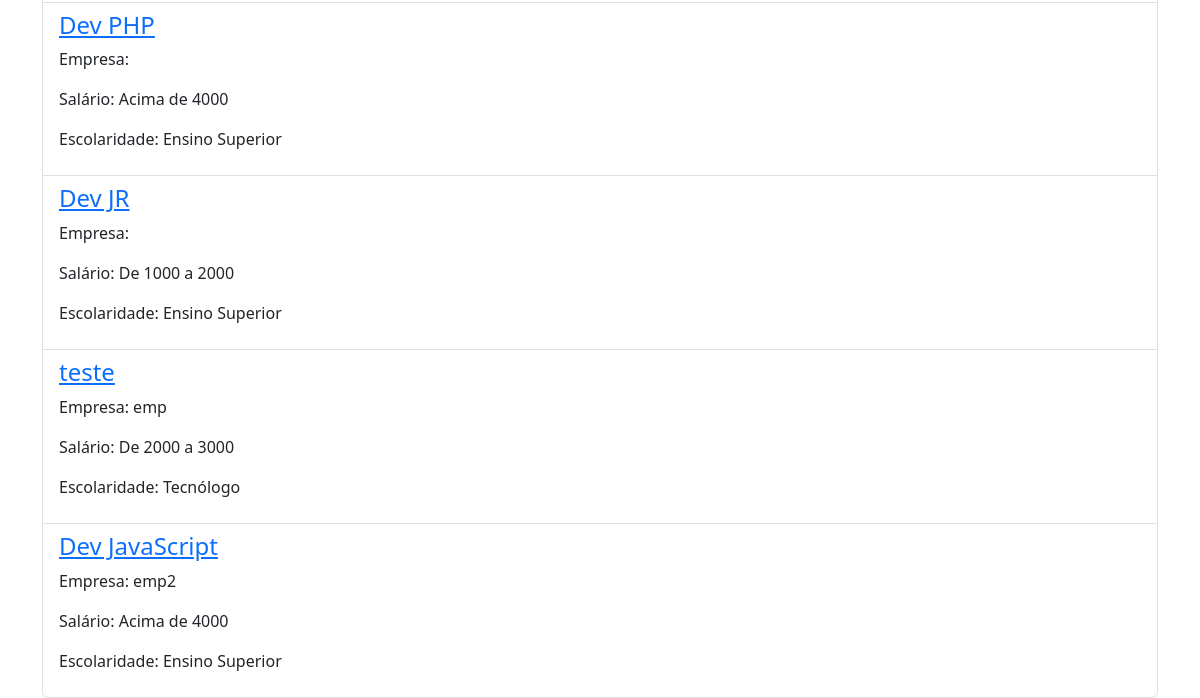
The app's page /candidatos/vagas/ (signed in, lower part), older data.
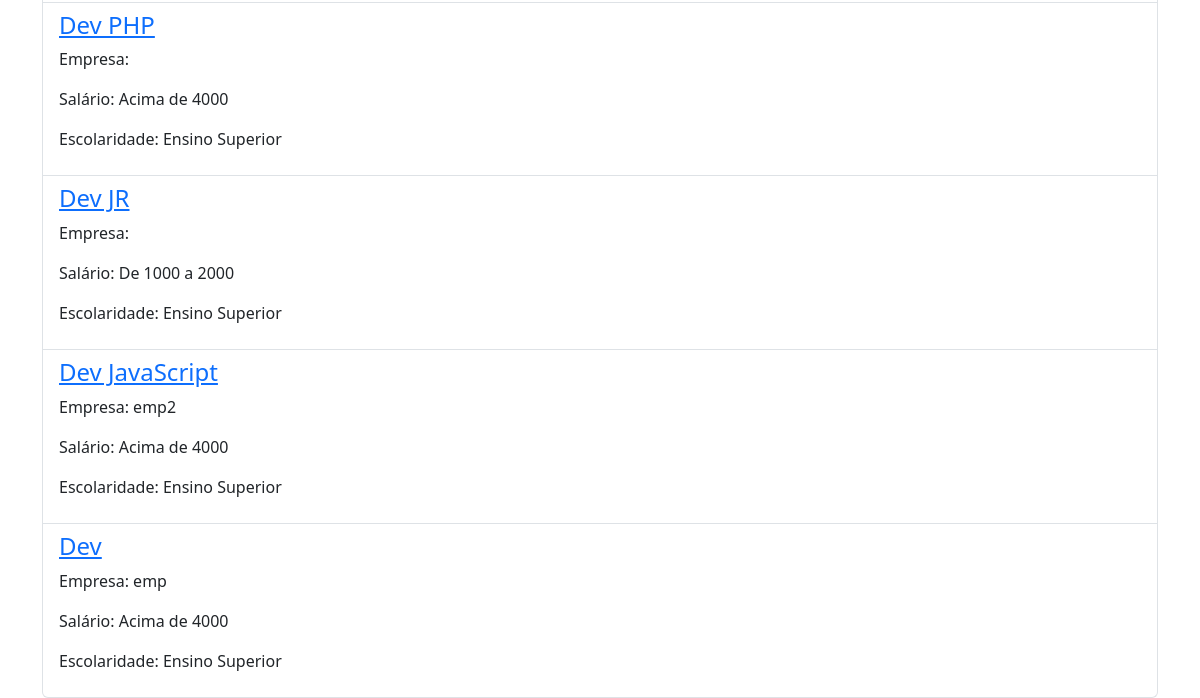
The same page, newer data.
### empresas/models.py (models this page shows, shortened)
class Vagas(models.Model):
    empresa = models.CharField(max_length=100)
    titulo = models.CharField(max_length=150)
    salario = models.CharField(max_length=50)
    escolaridade = models.CharField(max_length=50)

### candidatos/views.py (the view)
# urls.py: path("vagas/", views.vagas_home, name="vagas_home"),
@login_required(login_url="/")
@has_role_decorator("candidato")
def vagas_home(request):
    vagas = Vagas.objects.all()
    return render(request, "candidatos/vagas_home.html", {"vagas": vagas})

### candidatos/templates/candidatos/vagas_home.html (shortened to what this page needs)
{% extends 'base.html' %}
{% block content %}
    <div class="container mt-4">
        <br>
        <ul class="list-group">
            {% for vaga in vagas %}
            <li class="list-group-item">
                <a href="{{vaga.id}}"><h4>{{ vaga.titulo }}</h4></a>
                <p>Empresa: {{vaga.empresa }}</p>
                <p>Salário: {{ vaga.salario }}</p>
                <p>Escolaridade: {{ vaga.escolaridade }}</p>
            </li>
            {% endfor %}
        </ul>
    </div>
{% endblock content %}

Row changes from the older to the newer data that the page shows:
removed Vagas: titulo "teste", empresa "emp", salario "De 2000 a 3000", escolaridade "Tecnólogo"
added Vagas: titulo "Dev", empresa "emp", salario "Acima de 4000", escolaridade "Ensino Superior"
